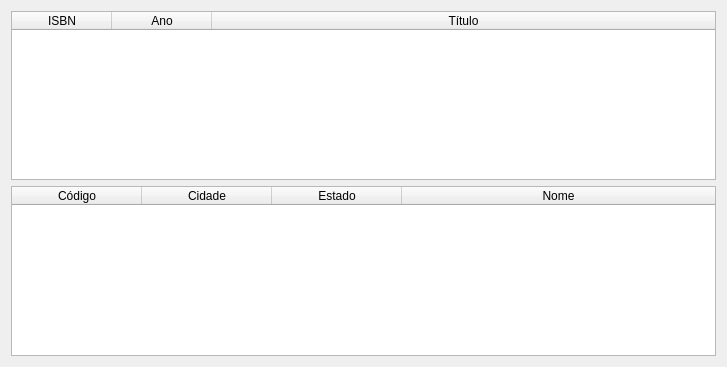
<?xml version="1.0" encoding="UTF-8"?>
<ui version="4.0">
 <class>frmConsultaRevista</class>
 <widget class="QDialog" name="frmConsultaRevista">
  <property name="geometry">
   <rect>
    <x>0</x>
    <y>0</y>
    <width>727</width>
    <height>367</height>
   </rect>
  </property>
  <property name="windowTitle">
   <string>Revista</string>
  </property>
  <layout class="QVBoxLayout" name="verticalLayout">
   <item>
    <widget class="QTableWidget" name="tableWidgetRevista">
     <property name="editTriggers">
      <set>QAbstractItemView::NoEditTriggers</set>
     </property>
     <property name="selectionBehavior">
      <enum>QAbstractItemView::SelectRows</enum>
     </property>
     <attribute name="horizontalHeaderStretchLastSection">
      <bool>true</bool>
     </attribute>
     <column>
      <property name="text">
       <string>ISBN</string>
      </property>
     </column>
     <column>
      <property name="text">
       <string>Ano</string>
      </property>
     </column>
     <column>
      <property name="text">
       <string>Título</string>
      </property>
     </column>
    </widget>
   </item>
   <item>
    <widget class="QTableWidget" name="tableWidgetEditora">
     <property name="editTriggers">
      <set>QAbstractItemView::NoEditTriggers</set>
     </property>
     <property name="selectionBehavior">
      <enum>QAbstractItemView::SelectRows</enum>
     </property>
     <attribute name="horizontalHeaderDefaultSectionSize">
      <number>130</number>
     </attribute>
     <attribute name="horizontalHeaderStretchLastSection">
      <bool>true</bool>
     </attribute>
     <column>
      <property name="text">
       <string>Código</string>
      </property>
     </column>
     <column>
      <property name="text">
       <string>Cidade</string>
      </property>
     </column>
     <column>
      <property name="text">
       <string>Estado</string>
      </property>
     </column>
     <column>
      <property name="text">
       <string>Nome</string>
      </property>
     </column>
    </widget>
   </item>
  </layout>
 </widget>
 <resources/>
 <connections/>
</ui>
